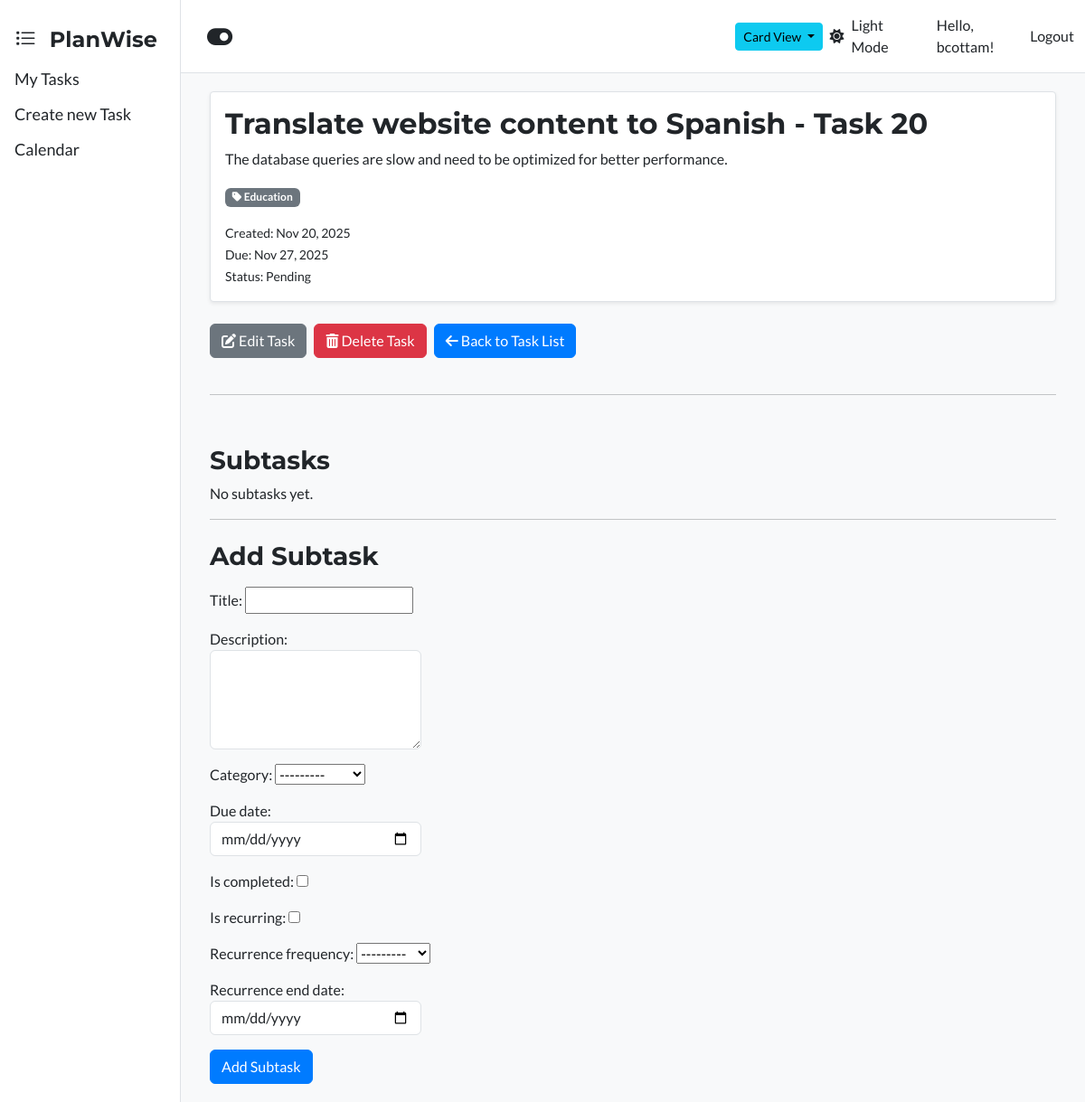
/task/92/ (signed in), run on the app's committed database.
### tasks/models.py (models this page shows, shortened)
class Task(models.Model):
    PRIORITY_CHOICES = [
        ('low', 'Low'),
        ('medium', 'Medium'),
        ('high', 'High'),
    ]
    title = models.CharField(max_length=200)
    description = models.TextField(blank=True)
    due_date = models.DateField(null=True, blank=True)
    category = models.ForeignKey(Category, on_delete=models.PROTECT, null=True, blank=True)
    is_completed = models.BooleanField(default=False)
    created_at = models.DateTimeField(auto_now_add=True)
    updated_at = models.DateTimeField(auto_now=True)
    user = models.ForeignKey(User, on_delete=models.CASCADE)
    parent = models.ForeignKey('self', on_delete=models.CASCADE, null=True, blank=True, related_name='subtasks')
    is_recurring = models.BooleanField(default=False)
    recurrence_frequency = models.CharField(max_length=10, choices=[('daily', 'Daily'), ('weekly', 'Weekly'), ('monthly', 'Monthly')], blank=True, null=True)
    recurrence_end_date = models.DateField(blank=True, null=True)
    recurring_task_id = models.UUIDField(default=uuid.uuid4, editable=True)
    class Meta:
        ordering = ['-created_at']

class Category(models.Model):
    user = models.ForeignKey(User, on_delete=models.CASCADE, null=True, blank=True)
    name = models.CharField(max_length=100)
    class Meta:
        verbose_name_plural = "Categories"
    def __str__(self):
        return self.name

### tasks/views.py (the view, shortened to what this page needs)
# urls.py: path('task/<int:pk>/', views.TaskDetailView.as_view(), name='task_detail'),
class TaskDetailView(LoginRequiredMixin, DetailView):
    model = Task
    template_name = 'tasks/task_detail.html'
    context_object_name = 'task'
    def get_context_data(self, **kwargs):
        context = super().get_context_data(**kwargs)
        context['subtasks'] = self.object.subtasks.all()
        context['form'] = TaskForm(user=self.request.user)
        return context

### tasks/forms.py
class TaskForm(forms.ModelForm):
    class Meta:
        model = Task
        fields = ['title', 'description', 'category', 'due_date', 'is_completed', 'is_recurring', 'recurrence_frequency', 'recurrence_end_date']
        widgets = {
            'due_date': forms.DateInput(attrs={'type': 'date', 'class': 'form-control', 'style': 'width: 25%'}),
            'recurrence_end_date': forms.DateInput(attrs={'type': 'date', 'class': 'form-control', 'style': 'width: 25%'}),
            'description': forms.Textarea(attrs={'class': 'form-control', 'rows': 4, 'style': 'width: 25%'}),
        }
    def __init__(self, *args, **kwargs):
        user = kwargs.pop('user', None)
        super().__init__(*args, **kwargs)

### tasks/templates/tasks/task_detail.html (shortened to what this page needs)
{% extends "base.html" %} {% block title %}Task Details{% endblock %}
{% load static %}
{% block content %}
<link rel="stylesheet" href="{% static 'css/flatpickr.min.css' %}?v=2">
<div class="card mb-4">
  <div class="card-body">
    <h2 class="card-title">
      {% if task.completed %}
      <s>{{ task.title }}</s>
      {% else %} {{ task.title }} {% endif %}
    </h2>
    <p class="card-text">{{ task.description }}</p>
    {% if task.category %}
    <span class="badge bg-secondary">
      <i class="fas fa-tag"></i> {{ task.category }}
    </span>
    {% endif %}
    <div class="mt-3">
      <small>Created: {{ task.created_at|date:"M d, Y" }}</small>
      {% if task.due_date %}
      <br />
      <small>Due: {{ task.due_date|date:"M d, Y" }}</small>
      {% endif %}
      <br />
      <small>Status: {% if task.completed %}Completed{% else %}Pending{% endif %}</small>
    </div>
  </div>
</div>
<div class="d-flex flex-column  gap-2">
  <div class="d-flex w-100 gap-2 mb-3">
  <a href="{% url 'tasks:task_update' task.pk %}" class="btn btn-secondary h-25">
    <i class="fas fa-edit"></i> Edit Task
  </a>
  <form action="{% url 'tasks:task_delete' task.pk %}" method="post"
    onsubmit="return confirm('Are you sure you want to delete this task?');">
    <button type="submit" class="btn btn-danger">
      <i class="fas fa-trash-alt"></i> Delete Task
    </button>
  </form>
  <a href="{% url 'tasks:task_list' %}" class="btn btn-primary h-25">
    <i class="fas fa-arrow-left"></i> Back to Task List
  </a>
  </div>
  {% if not task.parent %}
  <hr>
  <br>
  <div>
    <h3>Subtasks</h3>
    {% for subtask in subtasks %}
    <div class="card mb-2">
      <div class="card-body">
        <a href="{{ subtask.get_absolute_url }}">{{ subtask.title }}</a>
        - {{ subtask.is_completed|yesno:"Completed,Pending" }}
      </div>
    </div>
    {% empty %}
    <p>No subtasks yet.</p>
    {% endfor %}
    <hr>
  </div>
  <h3>Add Subtask</h3>
  <form method="post">
    {{ form.as_p }}
    <button type="submit" class="btn btn-primary">Add Subtask</button>
  </form>
  {% endif %}
</div>
  {% endblock %}

### Templates/base.html (shortened to what this page needs)
{% load static %}
<!DOCTYPE html>
<html lang="en">
<head>
    <link href="https://cdn.jsdelivr.net/npm/bootstrap@5.3.0/dist/css/bootstrap.min.css" rel="stylesheet">
    <link rel="stylesheet" href="https://cdnjs.cloudflare.com/ajax/libs/font-awesome/6.4.0/css/all.min.css">
    <link rel="stylesheet" href="https://cdn.jsdelivr.net/npm/bootstrap-icons@1.11.3/font/bootstrap-icons.min.css">
    <link rel="stylesheet" href="{% static 'css/styles.css' %}"?v=2">
</head>
<body>
    {% if user.is_authenticated %}
    <div class="sidenav">
        <a class="navbar-brand fs-4" href="{% url 'tasks:task_list' %}">
                <i class="bi bi-list-task fs-4 me-2"></i> PlanWise
            </a>
        <a class="nav-link" href="{% url 'tasks:task_list' %}">My Tasks</a>
        <a href="{% url 'tasks:task_create' %}">Create new Task</a>
        <a href="{% url 'tasks:task_calendar' %}">Calendar</a>
    </div>
    {% endif %}
    <nav class="navbar navbar-expand-lg">
        <div class="container">
           {% if user.is_authenticated %}
            <button id="sidebarToggle" class="btn btn-lg" type="button" aria-label="Collapse sidebar" title="Collapse sidebar">
                 <i id="sidebarToggleIcon" class="fa-solid fa-toggle-on fa-lg"></i>
           </button>
              {% endif %}
            <div class="collapse navbar-collapse justify-content-between" id="navbarNav">
                {% if user.is_authenticated %}
                <ul class="navbar-nav d-flex align-items-center justify-content-end w-75" style="height: 100%;">
                    <li class="nav-item">
                         <div class="d-flex align-items-center" style="height: 100%;">
                            <div class="dropdown">
                                <button class="btn btn-info btn-sm dropdown-toggle" type="button" id="viewDropdown" data-bs-toggle="dropdown" aria-expanded="false">
                                    <span id="currentViewLabel">Card View</span>
                                </button>
                            </div>
                        </div>
                    </li>
                </ul>
                {% endif %}
                <ul class="navbar-nav">
                    {% if user.is_authenticated %}
                        <li class="nav-item d-flex align-items-center me-3">
                            <a href="#" id="theme-toggle" class="nav-link d-flex align-items-center">
                                <i class="fas fa-moon"></i>
                                <span id="theme-label" class="ms-2"></span>
                            </a>
                        </li>
                        <div class="d-flex align-items-center">
                        <li class="nav-item">
                            <span class="navbar-text me-2">Hello, {{ user.username }}!</span>
                        </li>
                        <li class="nav-item">
                            <form method="post" action="{% url 'logout' %}" style="display:inline;">
                                <button type="submit" class="nav-link btn btn-link" style="padding:0;">Logout</button>
                            </form>
                        </li>
                        </div>
                    {% endif %}
                </ul>
            </div>
        </div>
    </nav>
    <div class="container-fluid min-vh-100">
        <div class=" main" name="content" id="content">
            <div class="vw-auto">
                {% block content %}
                {% endblock %}
            </div>
        </div>
</div>
</body>
</html>

### static/css/styles.css (style rules this page uses)
:root { --background: #F8F9FA; --background-lighter: #FFFFFF; --text: #212529; --primary-accent: #007BFF; --secondary-accent: #6C757D; --success: #28A745; --error: #DC3545; --border-color: #DEE2E6; --sidebar-width: 200px; }
body { background-color: var(--background) !important; color: var(--text); font-family: 'Lato', sans-serif; }
h1, h2, h3, h4, h5, h6, .navbar-brand, .card-title { font-family: 'Montserrat', sans-serif; font-weight: 700; }
.card { background-color: var(--background-lighter); border: 1px solid var(--border-color); color: var(--text); transition: transform 0.3s ease, box-shadow 0.3s ease; border-radius: 0.25rem; box-shadow: 0 0.125rem 0.25rem rgba(0, 0, 0, 0.075); }
.card-title, .card-text { color: var(--text); }
.btn-primary { background-color: var(--primary-accent); border-color: var(--primary-accent); color: #fff; }
.btn-secondary { background-color: var(--secondary-accent); border-color: var(--secondary-accent); color: #fff; }
.navbar { background-color: var(--background-lighter); margin-left: var(--sidebar-width); border-bottom: 1px solid var(--border-color); }
.navbar .nav-link, .navbar .navbar-text, .navbar .navbar-brand, #sidebarToggleIcon { color: var(--text) !important; }
.sidenav { height: 100%; width: var(--sidebar-width); position: fixed; z-index: 1; top: 0; left: 0; background-color: var(--background-lighter); overflow-x: hidden; padding-top: 20px; border-right: 1px solid var(--border-color); }
.sidenav a { padding: 6px 8px 6px 16px; text-decoration: none; font-size: 18px; color: var(--text); display: block; }
.main { margin-left: var(--sidebar-width); padding: 20px; }
.sidenav, .main, .navbar { transition: margin-left .25s ease, width .25s ease, padding .25s ease; }

### data on the page
Task: title "Translate website content to Spanish - Task 20", description "The database queries are slow and need to be optimized for better performance.", category "Education", created_at "Nov 20, 2025", due_date "Nov 27, 2025"

### other printed values
{{ user.username }} "bcottam"
